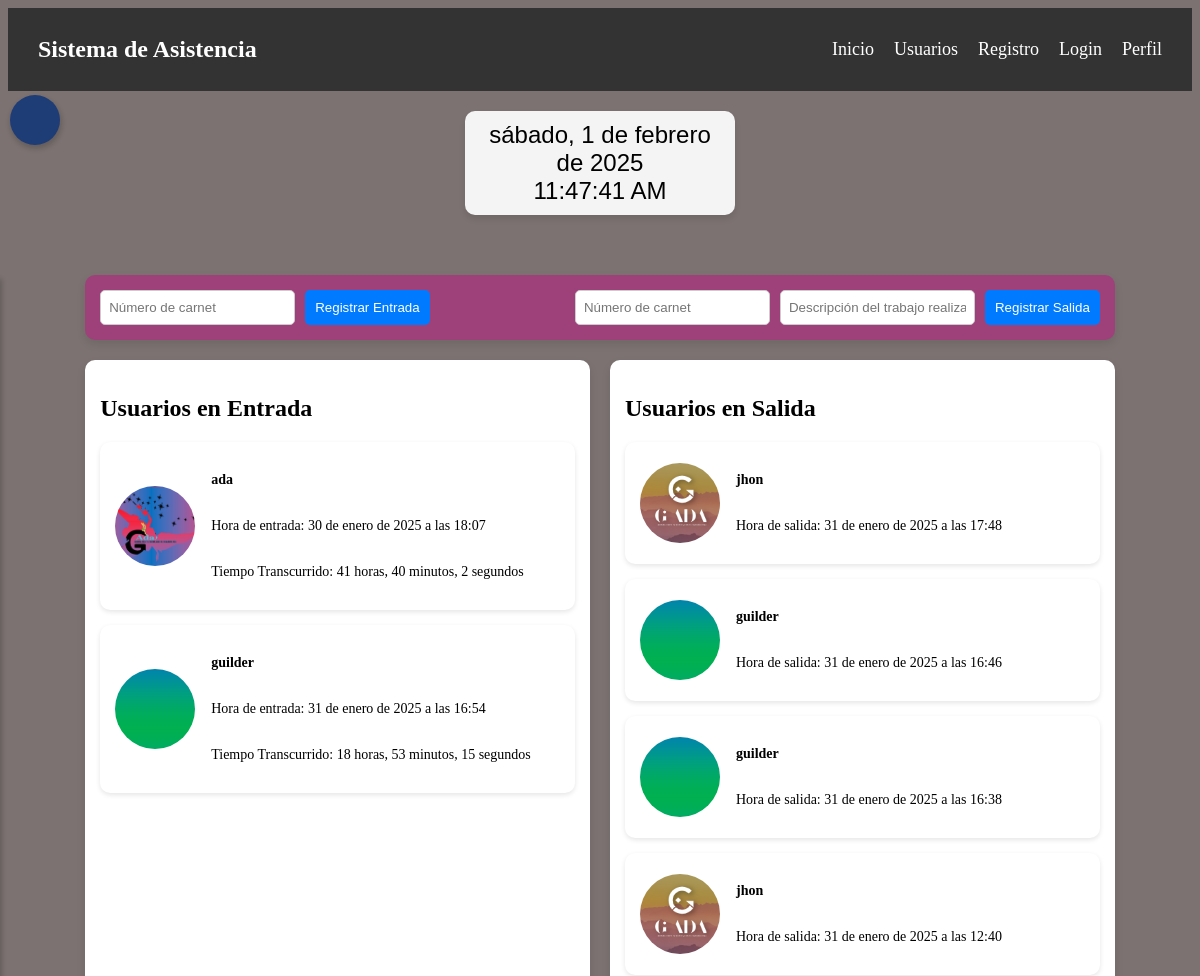
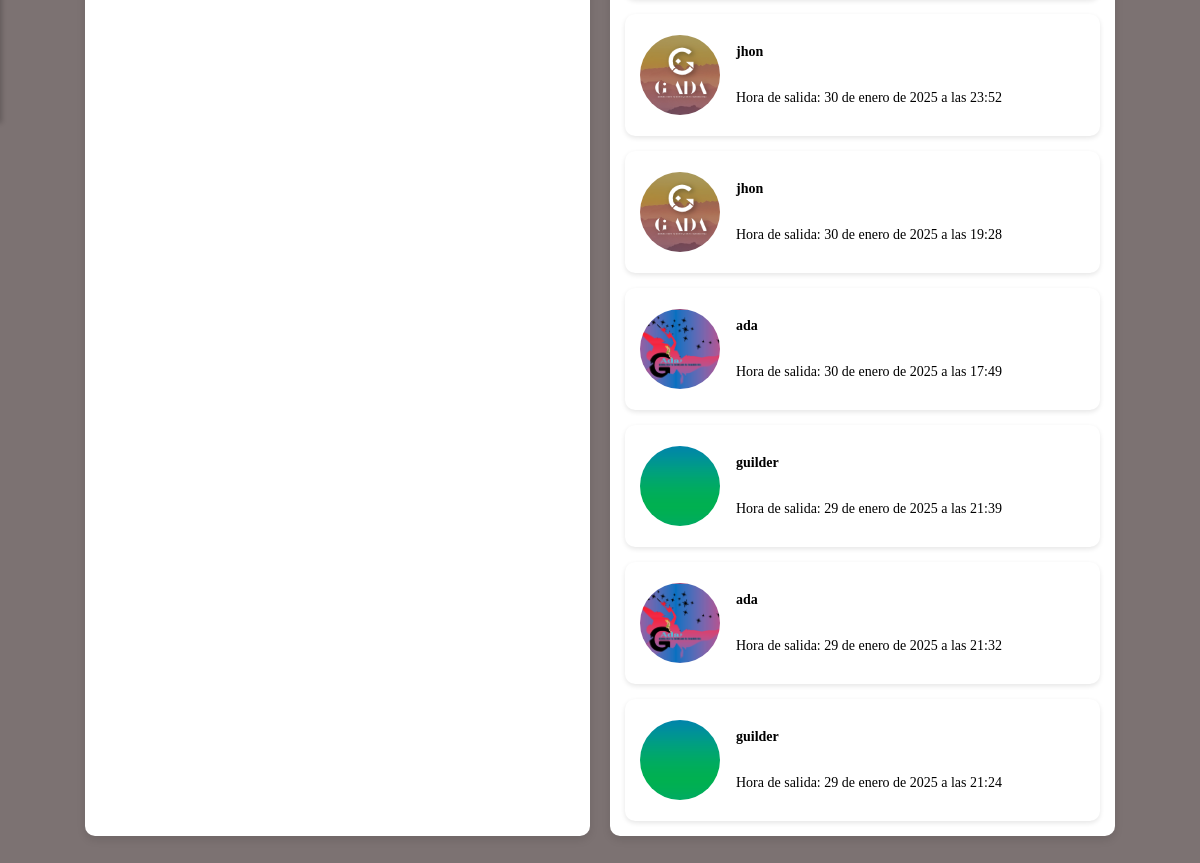
The page / on the database its author committed (2 pictures, top to bottom).
### Asistencia/models.py (models this page shows, shortened)
class RegistroAsistencia(models.Model):
    usuario = models.ForeignKey(Usuario, on_delete=models.CASCADE)
    hora_entrada = models.DateTimeField(null=True, blank=True)
    hora_salida = models.DateTimeField(null=True, blank=True)
    descripcion = models.TextField(blank=True, null=True)

class Usuario(AbstractUser):
    GENDER_CHOICES = [
        ('M', 'Masculino'),
        ('F', 'Femenino'),
        ('O', 'Otro'),
    ]
    cargo_choices = [
        ('B', 'Becado'),
        ('P', 'Promotor'),
        ('JZ', 'Jefe de Zona'),
    ]
    apellidos = models.CharField(max_length=255)
    genero = models.CharField(max_length=1, choices=GENDER_CHOICES)
    cargo = models.CharField(max_length=2, choices=cargo_choices)
    correo_electronico = models.EmailField(unique=True)
    numero_carnet = models.CharField(max_length=20, unique=True)
    celular = models.CharField(max_length=15)
    foto_perfil = models.ImageField(upload_to='fotos_perfil/', blank=True, null=True)  # Campo para la foto

### Asistencia/views.py (the view)
# urls.py: path('', views.home, name='home'),  # Define la vista principal
def home(request):
    entradas = RegistroAsistencia.objects.filter(hora_salida__isnull=True)
    salidas = RegistroAsistencia.objects.filter(hora_salida__isnull=False).order_by("-hora_salida")[:10]
    return render(request, "home.html", {"entradas": entradas, "salidas": salidas})

### Asistencia/templates/home.html (shortened to what this page needs)
{% load static %}
<!DOCTYPE html>
<html lang="es">
<head>
    <link rel="stylesheet" href="{% static 'css/reloj.css' %}">
    <link rel="stylesheet" href="{% static 'css/entrada_salida.css' %}">
    <link rel="stylesheet" href="{% static 'css/usuarios.css' %}">
    <link rel="stylesheet" href="{% static 'css/barra_navegacion.css' %}">
    <link rel="stylesheet" href="{% static 'css/barra_izquierda.css' %}">
</head>
<body>
    <div>
        {% include "barra_navegacion.html" %}
    </div>
    <div id="reloj"></div>
    <div class="content">
        {% block content %}
            {% include "entrada_salida.html" %}
            {% include 'barra_izquierda.html' %}
        {% endblock %}
    </div>
</body>
</html>

### Asistencia/templates/entrada_salida.html (shortened to what this page needs)
    <div class="container">
        <div class="form-container">
            <form method="POST" action="{% url 'registrar_entrada' %}">
                <input type="text" name="numero_carnet" placeholder="Número de carnet" required>
                <button type="submit" class="btn">Registrar Entrada  </button>
            </form>
            <form method="POST" action="{% url 'registrar_salida' %}">
                <input type="text" name="numero_carnet" placeholder="Número de carnet" required>
                <input type="text" name="descripcion" placeholder="Descripción del trabajo realizado" required>
                <button type="submit" class="btn">Registrar Salida  </button>
            </form>
        </div>
        <div class="registro-container">
            <div class="registro-section">
                <h2>Usuarios en Entrada </h2>
                <div class="registro-list">
                    {% for registro in entradas %}
                        <div class="card">
                            <img src="{% if registro.usuario.foto_perfil %}{{ registro.usuario.foto_perfil.url }}{% else %}/static/default-profile.jpg{% endif %}" alt="Foto de perfil">
                            <div class="info">
                                <p><strong>{{ registro.usuario.username }}</strong></p>
                                <p>Hora de entrada: {{ registro.hora_entrada }}</p>
                                <p>Tiempo Transcurrido:
                                    <span class="tiempo-transcurrido" data-hora-entrada="{{ registro.hora_entrada|date:'Y-m-d H:i:s' }}"></span>
                                </p>
                            </div>
                        </div>
                    {% empty %}
                        <p>No hay usuarios en entrada trabajando.</p>
                    {% endfor %}
                </div>
            </div>
            <div class="registro-section">
                <h2>Usuarios en Salida </h2>
                <div class="registro-list">
                    {% for registro in salidas %}
                        <div class="card">
                            <img src="{% if registro.usuario.foto_perfil %}{{ registro.usuario.foto_perfil.url }}{% else %}/static/default-profile.jpg{% endif %}" alt="Foto de perfil">
                            <div class="info">
                                <p><strong>{{ registro.usuario.username }}</strong></p>
                                <p>Hora de salida: {{ registro.hora_salida }}</p>
                            </div>
                        </div>
                    {% empty %}
                        <p>No hay usuarios en salida.</p>
                    {% endfor %}
                </div>
            </div>
        </div>
    </div>

### Asistencia/static/css/reloj.css (style rules this page uses)
#reloj { font-family: 'Arial', sans-serif; font-size: 24px; text-align: center; padding: 10px; background-color: #f4f4f4; border-radius: 10px; width: 250px; margin: 20px auto; box-shadow: 0 4px 6px rgba(0, 0, 0, 0.1); }

### Asistencia/static/css/entrada_salida.css (style rules this page uses)
.container { width: 90%; max-width: 1200px; margin: 20px auto; }
.form-container { display: flex; justify-content: space-between; background: rgb(158, 65, 122); padding: 15px; border-radius: 10px; box-shadow: 0 4px 8px rgba(0, 0, 0, 0.1); margin-bottom: 20px; }
.form-container form { display: flex; gap: 10px; }
input { padding: 8px; border: 1px solid #ccc; border-radius: 5px; }
.btn { background: #007bff; color: white; padding: 10px; border: none; border-radius: 5px; cursor: pointer; transition: background 0.3s ease; }
.registro-container { display: grid; grid-template-columns: 1fr 1fr; gap: 20px; }
.registro-section { background: white; padding: 15px; border-radius: 10px; box-shadow: 0 4px 8px rgba(0, 0, 0, 0.1); }
.registro-list { display: flex; flex-direction: column; gap: 15px; }
.card { display: flex; align-items: center; background: #fff; padding: 15px; border-radius: 10px; box-shadow: 0 2px 5px rgba(0, 0, 0, 0.1); gap: 15px; }
.card img { width: 80px; height: 80px; border-radius: 50%; object-fit: cover; }
.info { display: flex; flex-direction: column; }
.info p { padding: 1px; margin: none; font-size: 14px; }

### Asistencia/static/css/barra_navegacion.css (style rules this page uses)
body { background: rgb(124, 114, 114); }
.content { padding: 20px; }

### rows shown on the page
RegistroAsistencia: usuario.foto_perfil (picture), usuario.username "ada", hora_entrada "30 de enero de 2025 a las 18:07"
RegistroAsistencia: usuario.foto_perfil (picture), usuario.username "guilder", hora_entrada "31 de enero de 2025 a las 16:54"
RegistroAsistencia: usuario.foto_perfil (picture), usuario.username "jhon", hora_salida "31 de enero de 2025 a las 17:48"
RegistroAsistencia: usuario.foto_perfil (picture), usuario.username "guilder", hora_salida "31 de enero de 2025 a las 16:46"
RegistroAsistencia: usuario.foto_perfil (picture), usuario.username "guilder", hora_salida "31 de enero de 2025 a las 16:38"
RegistroAsistencia: usuario.foto_perfil (picture), usuario.username "jhon", hora_salida "31 de enero de 2025 a las 12:40"
RegistroAsistencia: usuario.foto_perfil (picture), usuario.username "jhon", hora_salida "30 de enero de 2025 a las 23:52"
RegistroAsistencia: usuario.foto_perfil (picture), usuario.username "jhon", hora_salida "30 de enero de 2025 a las 19:28"
RegistroAsistencia: usuario.foto_perfil (picture), usuario.username "ada", hora_salida "30 de enero de 2025 a las 17:49"
RegistroAsistencia: usuario.foto_perfil (picture), usuario.username "guilder", hora_salida "29 de enero de 2025 a las 21:39"
RegistroAsistencia: usuario.foto_perfil (picture), usuario.username "ada", hora_salida "29 de enero de 2025 a las 21:32"
RegistroAsistencia: usuario.foto_perfil (picture), usuario.username "guilder", hora_salida "29 de enero de 2025 a las 21:24"
